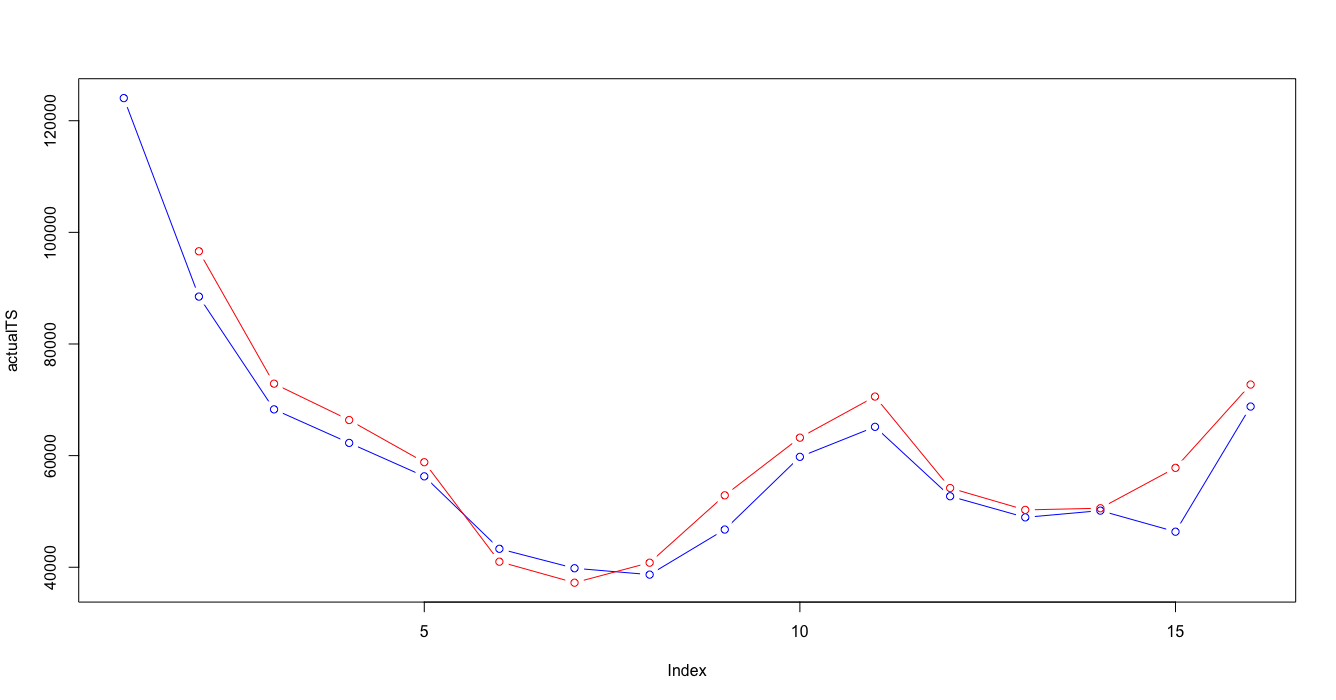

Reproduce this figure in R.
# par(mfrow = c(1, 1))
# due possibilità
# quell'ente per questo reparto nel 2017 a che cluster assomoglia?
# dovresti porendere tutti i cluster che ho, tagliare le 52 colonne a 17, calcolo il prototipo (media, centroidi calcolati sui 17) quale centroide è più simile al 2017?
# confornto i prototype con distanza coseno
# prendo i prototipi dei cluster, calcolo la distanza coseno 

require(zoo)



shift <- function(x, n, invert=FALSE, default=NA){
  stopifnot(length(x)>=n)
  if(n==0){
    return(x)
  }
  n <- ifelse(invert, n*(-1), n)
  if(n<0){
    n <- abs(n)
    forward=FALSE
  }else{
    forward=TRUE
  }
  if(forward){
    return(c(rep(default, n), x[seq_len(length(x)-n)]))
  }
  if(!forward){
    return(c(x[seq_len(length(x)-n)+n], rep(default, n)))
  }
}


clusterVector2017 <- c()
for (deptSelected in deptNumbersSecond) {
  
  
  tempDept <-
    appoggioDepts[(as.numeric(as.character(clusterDataframe$REPARTO)) == deptSelected),]
  
  reversedStoreOrderedByWeek2017 <- t(storeOrderedByWeek[which(storeOrderedByWeek$REPARTO==deptSelected & storeOrderedByWeek$ANNONO== 2017),])
  reversedStoreForCluster2017 <- reversedStoreOrderedByWeek2017
  
  for(storeNo in storesNumbersSecond){
    #print((match(storeNo,storesNumbersSecond)))
    reversedStoreForCluster2017<- rbind(reversedStoreForCluster2017 , reversedStoreOrderedByWeek2017[(3+(match(storeNo,storesNumbersSecond))),])
    
  }
  clusterVectorForGraph <- c()
  clusterCentroids <- data.frame()
  clusterMedoids <- data.frame()
  
  
  # 
  clusterVectorForGraph<- append(clusterVectorForGraph, listAllDeptYear[[match(deptSelected, deptNumbersSecond)]][[5]][[match(deptSelected, deptNumbersSecond)]])
  
  # clusterCentroids<- rbind(clusterCentroids, listYears[[match(yearSelected, yearList2)]][[match(deptSelected, deptNumbersSecond)]][[1]][[match(deptSelected, deptNumbersSecond)]]$prototypes)
  
  
  clusterNo<- unique(clusterVectorForGraph)
  clusterNo <- sort(clusterNo, decreasing = FALSE)
  
  clusterCentroids <- unname(clusterCentroids)
  clusterMedoids <- unname(clusterMedoids)
  
  
  
  # 
  # print(match(deptSelected, deptNumbersSecond))
  # print(max(clusterNo))
  # print(listAllDeptYear[[match(deptSelected, deptNumbersSecond)]][[1]][[max(clusterNo)]]$prototypes)
  
  for(clst in clusterNo){
    clusterMedoids <- rbind(clusterMedoids, (colMeans(appoggioDepts[which(as.numeric(as.character(appoggioDepts$REPARTO)) == as.numeric(deptSelected) & as.numeric(as.character(appoggioDepts$clusterVector)) == as.numeric(clst)),5:ncol(appoggioDepts)])))
  }
  
  
  clusterCentroids<- rbind(clusterCentroids, unname(listAllDeptYear[[match(deptSelected, deptNumbersSecond)]][[1]][[max(clusterNo)]]$prototypes ))
  
  names(clusterMedoids)<- names(clusterCentroids)
  
  clusterMedoids <- clusterMedoids[,0:ncol(reversedStoreForCluster2017)]
  
  clusterCentroids <- clusterCentroids[,0:ncol(reversedStoreForCluster2017)]
  
  names(reversedStoreForCluster2017) <- names(clusterCentroids) 
  
  reversedStoreForCluster2017 <- unname(reversedStoreForCluster2017)
  reversedStoreForCluster2017 <- reversedStoreForCluster2017[(nrow(reversedStoreOrderedByWeek2017)+1):nrow(reversedStoreForCluster2017),]
  # reversedStoreForCluster2017 <- rbind (reversedStoreForCluster2017,clusterCentroids)
  reversedStoreForCluster2017 <- rbind (reversedStoreForCluster2017,clusterMedoids)
  reversedStoreForCluster2017 <- as.matrix(reversedStoreForCluster2017)
  
  
  
  cosineDistanceMatrix2017 <- matrix(nrow=nrow(reversedStoreForCluster2017),ncol=nrow(reversedStoreForCluster2017))
  
  for (x in 1:(nrow(reversedStoreForCluster2017)-max(clusterNo))){
    
    for(y in 7: nrow(reversedStoreForCluster2017)){
      
      cosineDistanceMatrix2017[x ,y ] <- (1 - ( (reversedStoreForCluster2017[x,] %*% reversedStoreForCluster2017[y,]) /
                                                  (sqrt((reversedStoreForCluster2017[x,]%*%reversedStoreForCluster2017[x,]) * (reversedStoreForCluster2017[y,]%*%reversedStoreForCluster2017[y,]) ))))
      
    }
  }
  
  cosineDistanceMatrix2017 <- na.omit(cosineDistanceMatrix2017[,colSums(is.na(cosineDistanceMatrix2017))<nrow(cosineDistanceMatrix2017)])
  
  clusterVector2017 <- append(clusterVector2017, c(which.min(cosineDistanceMatrix2017[1,]) , which.min(cosineDistanceMatrix2017[2,]) , which.min(cosineDistanceMatrix2017[3,]) , which.min(cosineDistanceMatrix2017[4,]) , which.min(cosineDistanceMatrix2017[5,]) , which.min(cosineDistanceMatrix2017[6,]) ))
  print(clusterVector2017)
  
}




clusterDataframe2017 <- as.data.frame( selectedStoreDeptAggregated$REPARTO)
clusterDataframe2017 <- cbind(clusterDataframe2017,selectedStoreDeptAggregated$ENTE)
clusterDataframe2017 <- cbind(clusterDataframe2017,selectedStoreDeptAggregated$ANNONO)



clusterDataframe2017 <- unique(clusterDataframe2017)


colnames(clusterDataframe2017) <- c("REPARTO","ENTE","ANNONO")



clusterDataframe2017 <- clusterDataframe2017[clusterDataframe2017$ANNONO == as.numeric("2017"), ]

clusterDataframe2017 <- (clusterDataframe2017[with(clusterDataframe2017, order(REPARTO, ANNONO , ENTE)), ])


clusterDataframeAllin <- rbind(clusterDataframe,clusterDataframe2017)
clusterDataframeAllin <- (clusterDataframeAllin[with(clusterDataframeAllin, order(REPARTO, ANNONO , ENTE)), ])






# clusterDepts <- selectedStoreDeptAggregated[which( (as.numeric(as.character(selectedStoreDeptAggregated$REPARTO)) %in% deptNumbersSecond)),]
# clusterDepts <- clusterDepts [which( (selectedStoreDeptAggregated$ANNONO %in% yearList2)),]
# 
# clusterDepts <- clusterDepts[!duplicated(clusterDepts[,c('REPARTO','ENTE','ANNONO')]),c('REPARTO','ENTE','ANNONO')]
clusterDepts2017 <- cbind(clusterDataframe2017, clusterVector2017)



colnames(clusterDepts2017) <- c("REPARTO","ENTE","ANNONO","clusterVector")
clusterDeptsAllin <- rbind(clusterDepts,clusterDepts2017)

View(clusterDeptsAllin)

appoggioDepts2017 <- data.frame()



for(repartoCurrent in unique(clusterDeptsAllin$REPARTO)){
  
  for(enteCurrent in storesNumbersSecond){
    
    for(annoCurrent in unique(clusterDeptsAllin$ANNONO)){   
      
      appoggioDepts2017 <- rbind.fill(appoggioDepts2017, cbind(clusterDeptsAllin[which( as.numeric(as.character(clusterDeptsAllin$REPARTO)) == as.numeric(repartoCurrent) & as.numeric(as.character(clusterDeptsAllin$ANNONO)) == as.numeric(annoCurrent) & as.numeric(as.character(clusterDeptsAllin$ENTE)) == as.numeric(enteCurrent)   ),
                                                                                 ],
                                                               t(storeOrderedByWeek[which( as.numeric(storeOrderedByWeek$REPARTO) == as.numeric(repartoCurrent) & as.numeric(storeOrderedByWeek$ANNONO) == as.numeric(annoCurrent) ) ,
                                                                                    (match(enteCurrent,storesNumbersSecond) +3)])) )
      
    }
    
  }
  
  
  
}

clusterCurrent <- 1
deptSelected <- 6

View(appoggioDepts2017)
appoggioDepts2017 <- (appoggioDepts2017[with(appoggioDepts2017, order(REPARTO, ANNONO , ENTE)), ])
# appoggioDepts2017 <- appoggioDepts2017[,0:22]


assa <-t(appoggioDepts2017[which(as.numeric(as.character(appoggioDepts2017$REPARTO)) == as.numeric(deptSelected) &
                                   as.numeric(as.character(appoggioDepts2017$clusterVector)) == as.numeric(clusterCurrent)),5:ncol(appoggioDepts2017)])


predictData2 <- data.frame()
for(colAssa in c(1:6)){
  
  predictData2<- rbind(predictData2, na.omit(cbind( as.matrix(assa[,colAssa]), shift (as.matrix(assa[,colAssa]) ,-1),shift (as.matrix(assa[,colAssa]) ,-2))) )
}
colnames(predictData2) <- c("nolag","lag1","lag2")
testSet <- na.omit(data.frame(na.omit(assa[,7]), shift(na.omit(assa[,7]), -1 ), shift(na.omit(assa[,7]), -2 )))
# testSet <- rbind(testSet, na.omit(assa[,7]))
colnames(testSet) <- c("nolag","lag1","lag2")
predictFrame <- (c (as.vector(as.matrix(assa[,(1:6)])) , na.omit(as.vector(as.matrix(assa[,7])))))
predictInput <- cbind(shift(predictFrame,-1),shift(predictFrame,-2),predictFrame)
predictData <- predictInput[complete.cases(predictInput),]
colnames(predictData2) <- c("nolag","lag1","lag2")

# trainIndex <- 1:(nrow(predictData2))
training <- predictData2
rownames(training) <- NULL
#fine creazione del training set

#inizio creazione del test set
# test <- as.data.frame(predictData[-trainIndex,])
test <- testSet
rownames(test) <- NULL
#fine creazione del test set

bootControl <- trainControl(number=15)    #definisce il comportamento di apprendimento (k-folds cross validation?)
preProc <- c("center","scale")                #imposta i parametri per il preprocessing
set.seed(2)                                #setta uno scenario casuale
indexTrn <- ncol(training)                    # ???

#creazione del modello di apprendimento
#
svmFit <- train(training[,-1], training[,1], method="svmRadial", tuneLength=15, trnControl=bootControl)
# svmFit <- train(training[,-indexTrn],training[,indexTrn],method="svmRadial",tuneLength=15, trnControl=bootControl,preProcess = preProc ) 
svmBest <-svmFit$finalModel    #modello migliore trovato con i parametri forniti
predsvm <- predict(svmBest, test[,-1])
actualTS <- test[,1]
predictedTS <- predsvm

rmse( actual=actualTS[3:16], predicted=predictedTS[2:15] )
mae(actual=actualTS[3:16], predicted=predictedTS[2:15] )

cbind(actualTS,predictedTS)
par(mfrow = c(1, 1))
plot(actualTS,type="b",col="blue", ylim=c(min(actualTS,predictedTS),max(actualTS,predictedTS)))
lines(shift(predictedTS,1),type="b",col="red")


# trainingInput <- data.frame()
# for(colNumber in 1:ncol(assa)){
#   trainingInput <-rbind(trainingInput,cbind(assa[,colNumber],lagpad(assa[,colNumber],1),lagpad(assa[,colNumber],2)))
# }
# 
# cbind(assa[,1],lagpad(assa[,1],1),lagpad(assa[,1],2))
# 
# 
# for (deptSelected in deptNumbersSecond) {
#   clusterList <- unique(appoggioDepts2017[which(as.numeric(as.character(appoggioDepts2017$REPARTO)) == as.numeric(deptSelected)),]$clusterVector)
#   for(clusterCurrent in clusterList){
#     
#     t(appoggioDepts2017[which(as.numeric(as.character(appoggioDepts2017$REPARTO)) == as.numeric(deptSelected) &
#                                 as.numeric(as.character(appoggioDepts2017$clusterVector)) == as.numeric(clusterCurrent)),5:ncol(appoggioDepts2017)])
#   }
#   
#   
# }
# 
# MS.MIInput=merge(lag(MS.MIcut.z,1),lag(MS.MIcut.z,2),lag(MS.MIcut.z,3),lag(MS.MIcut.z,4),lag(MS.MIcut.z,5),lag(MS.MI.z,6),all=FALSE)
# 
# MS.MIData=merge(MS.MIInput,MS.MIcut.z,all=FALSE)
# MS.MIData=na.omit(MS.MIData)
# colnames(MS.MIData)=c("lag1","lag2","lag3","lag4","lag5","lag6","TARGET")
# #fine creazione
# 
# #inizio creazione del training set
# trainIndex=1:(nrow(MS.MIData)*0.75)
# training=as.data.frame(MS.MIData[trainIndex])
# rownames(training)=NULL
# #fine creazione del training set
# 
# #inizio creazione del test set
# test=as.data.frame(MS.MIData[-trainIndex])
# rownames(test)=NULL
# #fine creazione del test set
# 
# bootControl=trainControl(number=100)    #definisce il comportamento di apprendimento (k-folds cross validation?)
# preProc=c("center","scale")                #imposta i parametri per il preprocessing
# set.seed(2)                                #setta uno scenario casuale
# indexTrn=ncol(training)                    # ???
# 
# 
# 
